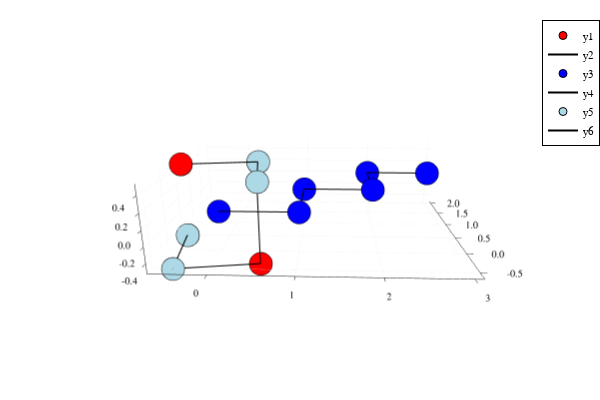

The code cell stored with this chart in its notebook:
### Code cell
p = plot()
P = centerChain(P)
lastQ = centerChain(lastQ)
OR = optimalRotation(P,lastQ)
P = PolygonalNew([OR*p for p in P.vertices])
plotChain!(P,"red")
plotChain!(Q,"blue")
plotChain!(lastQ,"lightblue")
overlapedRmsd(P,lastQ)
p

### Figure 1 — Plotly figure (JSON) as saved in the notebook; plotly's stock layout.template omitted (floating-point values rounded to 4 significant figures)
{"data": [{"colorbar": {"title": {"text": ""}}, "legendgroup": "y1", "marker": {"color": "rgba(255, 0, 0, 1.000)", "line": {"color": "rgba(0, 0, 0, 1)", "width": 1}, "size": 8, "symbol": "circle"}, "mode": "markers", "name": "y1", "scene": "scene", "showlegend": true, "type": "scatter3d", "x": [-0.5734, -0.414, 0.5732, 0.5734, 0.414, -0.5732], "xaxis": "x", "y": [0.4129, -0.5743, -0.4149, -0.4129, 0.5743, 0.4149], "yaxis": "y", "z": [-0.5007, -0.4988, -0.4993, 0.5007, 0.4988, 0.4993], "zaxis": "z", "zmax": null, "zmin": null}, {"colorbar": {"title": {"text": ""}}, "legendgroup": "y2", "line": {"color": "rgba(0, 0, 0, 1)", "dash": "solid", "shape": "linear", "width": 2}, "mode": "lines", "name": "y2", "scene": "scene", "showlegend": true, "type": "scatter3d", "x": [-0.5734, -0.414, 0.5732, 0.5734, 0.414, -0.5732], "xaxis": "x", "y": [0.4129, -0.5743, -0.4149, -0.4129, 0.5743, 0.4149], "yaxis": "y", "z": [-0.5007, -0.4988, -0.4993, 0.5007, 0.4988, 0.4993], "zaxis": "z", "zmax": null, "zmin": null}, {"colorbar": {"title": {"text": ""}}, "legendgroup": "y3", "marker": {"color": "rgba(0, 0, 255, 1.000)", "line": {"color": "rgba(0, 0, 0, 1)", "width": 1}, "size": 8, "symbol": "circle"}, "mode": "markers", "name": "y3", "scene": "scene", "showlegend": true, "type": "scatter3d", "x": [0, 1, 1, 2, 2, 3], "xaxis": "x", "y": [0, 0, 1, 1, 2, 2], "yaxis": "y", "z": [0, 0, 0, 0, 0, 0], "zaxis": "z", "zmax": null, "zmin": null}, {"colorbar": {"title": {"text": ""}}, "legendgroup": "y4", "line": {"color": "rgba(0, 0, 0, 1)", "dash": "solid", "shape": "linear", "width": 2}, "mode": "lines", "name": "y4", "scene": "scene", "showlegend": true, "type": "scatter3d", "x": [0, 1, 1, 2, 2, 3], "xaxis": "x", "y": [0, 0, 1, 1, 2, 2], "yaxis": "y", "z": [0, 0, 0, 0, 0, 0], "zaxis": "z", "zmax": null, "zmin": null}, {"colorbar": {"title": {"text": ""}}, "legendgroup": "y5", "marker": {"color": "rgba(173, 216, 230, 1.000)", "line": {"color": "rgba(0, 0, 0, 1)", "width": 1}, "size": 8, "symbol": "circle"}, "mode": "markers", "name": "y5", "scene": "scene", "showlegend": true, "type": "scatter3d", "x": [-0.5754, -0.4138, 0.573, 0.573, 0.4153, -0.5722], "xaxis": "x", "y": [0.4118, -0.5751, -0.4135, -0.4135, 0.574, 0.4163], "yaxis": "y", "z": [-0.5006, -0.4992, -0.4992, 0.5008, 0.5008, 0.4975], "zaxis": "z", "zmax": null, "zmin": null}, {"colorbar": {"title": {"text": ""}}, "legendgroup": "y6", "line": {"color": "rgba(0, 0, 0, 1)", "dash": "solid", "shape": "linear", "width": 2}, "mode": "lines", "name": "y6", "scene": "scene", "showlegend": true, "type": "scatter3d", "x": [-0.5754, -0.4138, 0.573, 0.573, 0.4153, -0.5722], "xaxis": "x", "y": [0.4118, -0.5751, -0.4135, -0.4135, 0.574, 0.4163], "yaxis": "y", "z": [-0.5006, -0.4992, -0.4992, 0.5008, 0.5008, 0.4975], "zaxis": "z", "zmax": null, "zmin": null}], "layout": {"annotations": [], "height": 400, "legend": {"bgcolor": "rgba(255, 255, 255, 1.000)", "bordercolor": "rgba(0, 0, 0, 1)", "borderwidth": 1, "font": {"color": "rgba(0, 0, 0, 1)", "family": "sans-serif", "size": 11}, "title": {"font": {"color": "rgba(0, 0, 0, 1)", "family": "sans-serif", "size": 15}, "text": ""}, "tracegroupgap": 0, "traceorder": "normal", "x": 1, "xanchor": "auto", "y": 1, "yanchor": "auto"}, "margin": {"b": 20, "l": 0, "r": 0, "t": 20}, "paper_bgcolor": "rgba(255, 255, 255, 1.000)", "plot_bgcolor": "rgba(255, 255, 255, 1.000)", "scene": {"aspectmode": "auto", "aspectratio": {"x": 1.705, "y": 1.228, "z": 0.4776}, "camera": {"center": {"x": 0, "y": 0, "z": 0}, "eye": {"x": 0.08037, "y": -2.479, "z": 0.7799}, "projection": {"type": "perspective"}, "up": {"x": 0, "y": 0, "z": 1}}, "domain": {"x": [0.06582, 0.9934], "y": [0.03762, 0.9902]}, "xaxis": {"gridcolor": "rgba(0, 0, 0, 0.1)", "gridwidth": 0.5, "linecolor": "rgba(0, 0, 0, 1)", "mirror": false, "range": [-0.6827, 3.107], "showgrid": true, "showline": true, "showticklabels": true, "tickangle": 0, "tickcolor": "rgb(0, 0, 0)", "tickfont": {"color": "rgba(0, 0, 0, 1)", "family": "sans-serif", "size": 11}, "tickmode": "array", "ticks": "inside", "ticktext": ["0", "1", "2", "3"], "tickvals": [0, 1, 2, 3], "title": {"font": {"color": "rgba(0, 0, 0, 1)", "family": "sans-serif", "size": 15}, "text": ""}, "type": "linear", "visible": true, "zeroline": false, "zerolinecolor": "rgba(0, 0, 0, 1)"}, "yaxis": {"gridcolor": "rgba(0, 0, 0, 0.1)", "gridwidth": 0.5, "linecolor": "rgba(0, 0, 0, 1)", "mirror": false, "range": [-0.6523, 2.077], "showgrid": true, "showline": true, "showticklabels": true, "tickangle": 0, "tickcolor": "rgb(0, 0, 0)", "tickfont": {"color": "rgba(0, 0, 0, 1)", "family": "sans-serif", "size": 11}, "tickmode": "array", "ticks": "inside", "ticktext": ["-0.5", "0.0", "0.5", "1.0", "1.5", "2.0"], "tickvals": [-0.5, 0, 0.5, 1, 1.5, 2], "title": {"font": {"color": "rgba(0, 0, 0, 1)", "family": "sans-serif", "size": 15}, "text": ""}, "type": "linear", "visible": true, "zeroline": false, "zerolinecolor": "rgba(0, 0, 0, 1)"}, "zaxis": {"gridcolor": "rgba(0, 0, 0, 0.1)", "gridwidth": 0.5, "linecolor": "rgba(0, 0, 0, 1)", "mirror": false, "range": [-0.5307, 0.5308], "showgrid": true, "showline": true, "showticklabels": true, "tickangle": 0, "tickcolor": "rgb(0, 0, 0)", "tickfont": {"color": "rgba(0, 0, 0, 1)", "family": "sans-serif", "size": 11}, "tickmode": "array", "ticks": "inside", "ticktext": ["-0.4", "-0.2", "0.0", "0.2", "0.4"], "tickvals": [-0.4, -0.2, 0, 0.2, 0.4], "title": {"font": {"color": "rgba(0, 0, 0, 1)", "family": "sans-serif", "size": 15}, "text": ""}, "type": "linear", "visible": true, "zeroline": false, "zerolinecolor": "rgba(0, 0, 0, 1)"}}, "showlegend": true, "width": 600}}
